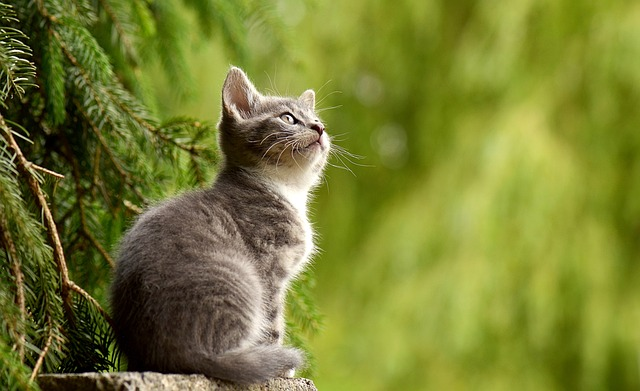
#> input picture Input/cat.jpg, 640 x 391 px, found by its file name
$ python 15.homography_transf_img.py
#> lines starting #> are read from the running program, lines starting #| are printed output that depends on the picture
# Perform transformation using Homography matrix
import cv2
import numpy as np

# Read source image.
im_src = cv2.imread("D:\Workspace (VS Code)\College\Slot-B-Computer Vision\Input\cat.jpg")
#> im_src is the input picture: shape (391, 640, 3); mean B, G, R 49.8, 125.8, 119.1

# Four corners of the book in source image
pts_src = np.array([[141, 131], [480, 159], [493, 630],[64, 601]])

# Read destination image.
im_dst = cv2.imread("D:\Workspace (VS Code)\College\Slot-B-Computer Vision\Input\cat2.jpg")
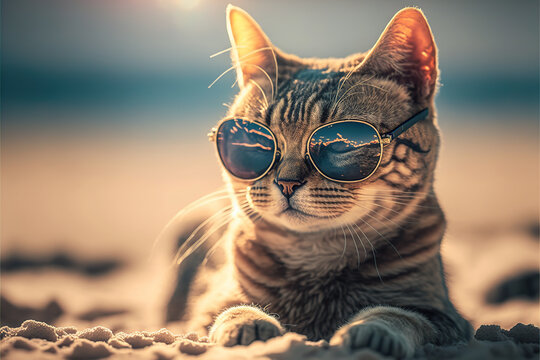
#> input picture Input/cat2.jpg, 540 x 360 px, found by its file name
#> im_dst is the input picture: shape (360, 540, 3); mean B, G, R 109.6, 126.7, 142.2

# Four corners of the book in destination image.
pts_dst = np.array([[318, 256],[534, 372],[316, 670],[73, 473]])

# Calculate Homography
h, status = cv2.findHomography(pts_src, pts_dst)

# Warp source image to destination based on homography
im_out = cv2.warpPerspective(im_src, h, (im_dst.shape[1],im_dst.shape[0]))
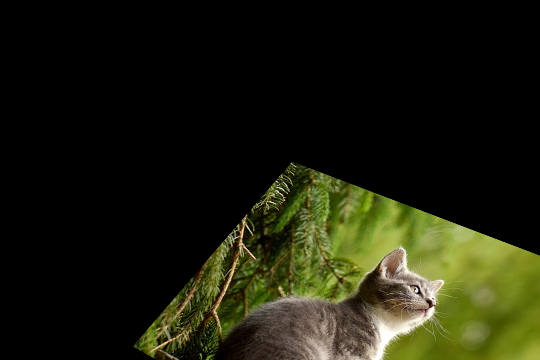
#> im_out: shape (360, 540, 3); mean B, G, R 12.9, 29.9, 28.5

# Display images
cv2.imshow("Source Image", im_src)
cv2.imshow("Destination Image", im_dst)
cv2.imshow("Warped Source Image", im_out)
cv2.waitKey(0)
cv2.destroyAllWindows()
